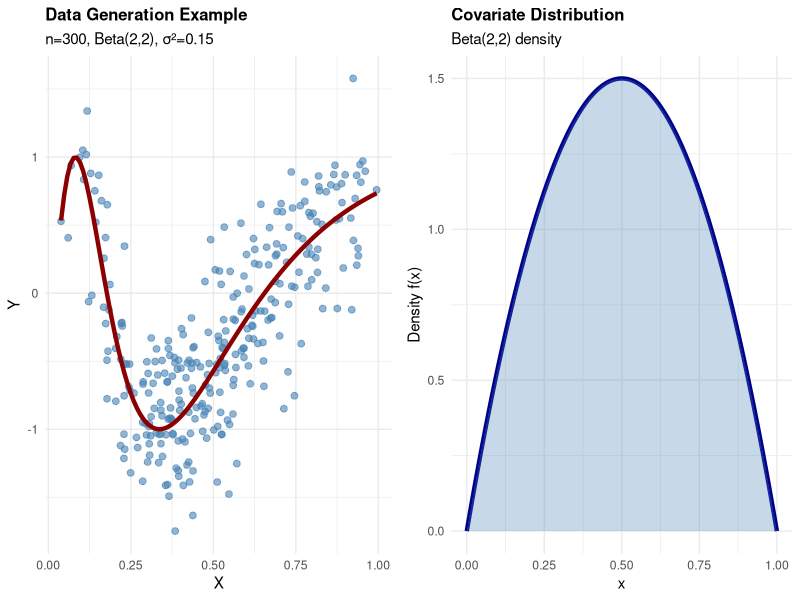
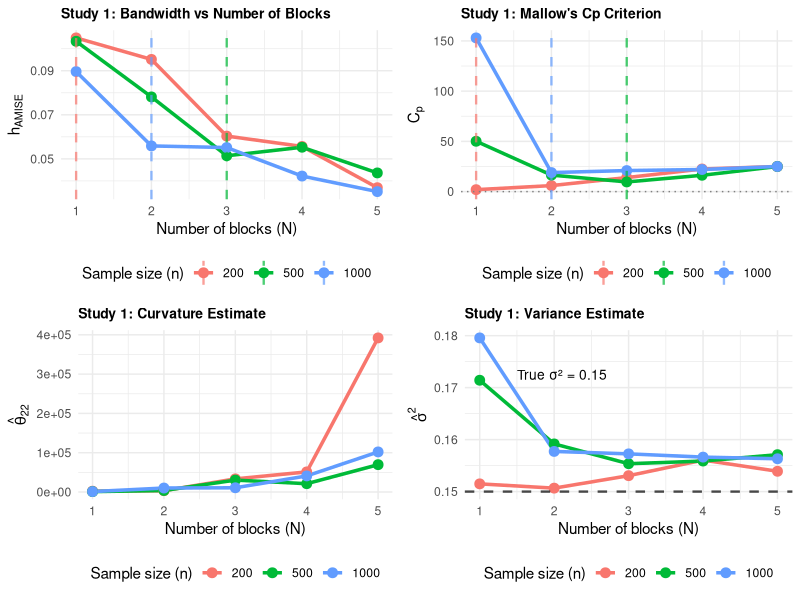
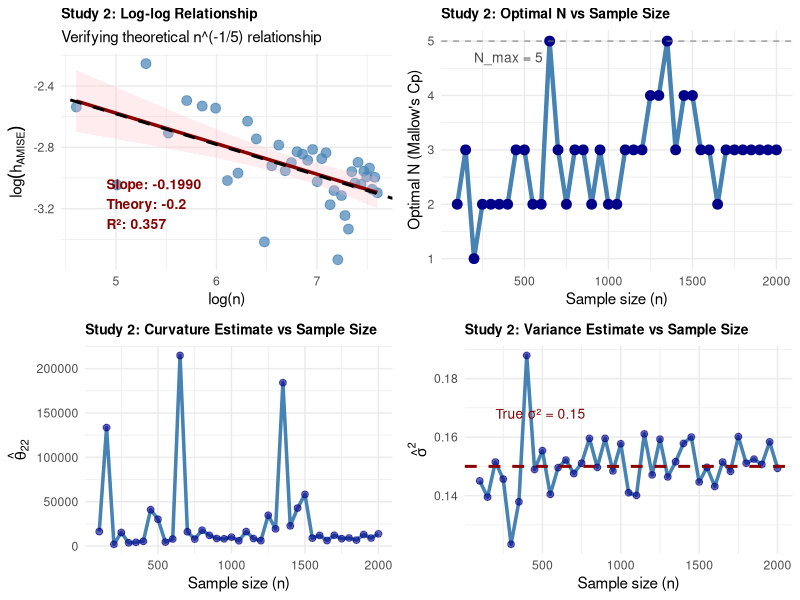
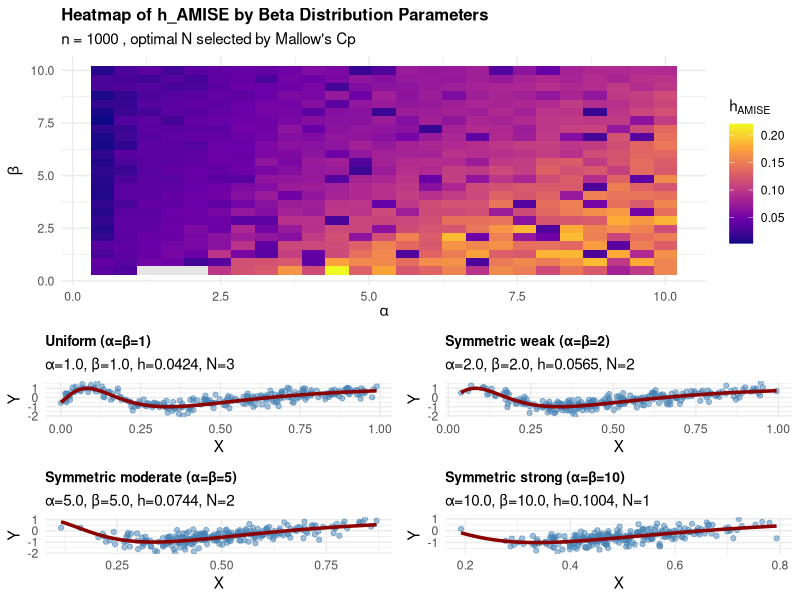

These charts were generated, in order, by the following R code:
## ---- chunk 1
#| echo: false
#| message: false
#| warning: false

library(ggplot2)
library(dplyr)
library(tidyr)
library(gridExtra)
library(knitr)

set.seed(2024)

# True regression function
m_true <- function(x) {
  sin((x/3 + 0.1)^(-1))
}

# Quartic (biweight) kernel
K_quartic <- function(u) {
  ifelse(abs(u) <= 1, (15/16) * (1 - u^2)^2, 0)
}

# Generate data
generate_data <- function(n, alpha = 2, beta = 2, sigma2 = 0.15) {
  if (n < 10) stop("Sample size must be at least 10")
  if (alpha <= 0 || beta <= 0) stop("Beta parameters must be positive")
  if (sigma2 <= 0) stop("Variance must be positive")
  
  X <- rbeta(n, alpha, beta)
  epsilon <- rnorm(n, 0, sqrt(sigma2))
  Y <- m_true(X) + epsilon
  data.frame(X = X, Y = Y)
}

# Block method to estimate theta_22 and sigma^2
block_method <- function(data, N) {
  n <- nrow(data)
  
  if (N < 1) stop("N must be at least 1")
  if (n - 5*N <= 0) stop(paste("N too large: need n - 5*N > 0"))
  
  data <- data[order(data$X), ]
  
  if (N == 1) {
    data$block <- rep(1, n)
  } else {
    data$block <- cut(rank(data$X, ties.method = "first"), 
                      breaks = N, labels = FALSE, include.lowest = TRUE)
  }
  
  theta_22_sum <- 0
  sigma2_sum <- 0
  
  for (j in 1:N) {
    block_data <- data[data$block == j, ]
    n_block <- nrow(block_data)
    
    if (n_block >= 6) {
      model <- lm(Y ~ poly(X, 4, raw = TRUE), data = block_data)
      beta_hat <- coef(model)
      
      X_block <- block_data$X
      Y_block <- block_data$Y
      Y_hat <- fitted(model)
      
      m_j_double_prime <- 2*beta_hat[3] + 6*beta_hat[4]*X_block + 12*beta_hat[5]*X_block^2
      
      theta_22_sum <- theta_22_sum + sum(m_j_double_prime^2)
      sigma2_sum <- sigma2_sum + sum((Y_block - Y_hat)^2)
    }
  }
  
  theta_22_hat <- theta_22_sum / n
  sigma2_hat <- sigma2_sum / (n - 5*N)
  
  list(theta_22 = theta_22_hat, sigma2 = sigma2_hat, RSS = sigma2_sum)
}

# Compute h_AMISE
compute_h_AMISE <- function(n, sigma2_hat, theta_22_hat, support_length = 1) {
  if (theta_22_hat <= 0) theta_22_hat <- abs(theta_22_hat)
  if (sigma2_hat <= 0) sigma2_hat <- abs(sigma2_hat)
  
  n^(-1/5) * (35 * sigma2_hat * support_length / theta_22_hat)^(1/5)
}

# Mallow's Cp for N selection
mallows_cp <- function(data, N_values = NULL) {
  n <- nrow(data)
  N_max <- max(min(floor(n / 20), 5), 1)
  
  if (n - 5*N_max <= 0) N_max <- max(floor((n - 1) / 5), 1)
  if (is.null(N_values)) N_values <- 1:N_max
  
  RSS_values <- numeric(length(N_values))
  
  for (i in seq_along(N_values)) {
    N <- N_values[i]
    if (N >= 1 && N <= N_max && n - 5*N > 0) {
      tryCatch({
        result <- block_method(data, N)
        RSS_values[i] <- result$RSS
      }, error = function(e) {
        RSS_values[i] <- NA
      })
    } else {
      RSS_values[i] <- NA
    }
  }
  
  RSS_N_max <- tryCatch(block_method(data, N_max)$RSS, error = function(e) NA)
  
  if (is.na(RSS_N_max) || RSS_N_max <= 0) {
    return(data.frame(N = N_values, Cp = NA, RSS = RSS_values))
  }
  
  Cp_values <- RSS_values / (RSS_N_max / (n - 5*N_max)) - (n - 10*N_values)
  data.frame(N = N_values, Cp = Cp_values, RSS = RSS_values)
}

# Find optimal N
find_optimal_N <- function(data) {
  n <- nrow(data)
  N_max <- max(min(floor(n / 20), 5), 1)
  
  if (n - 5*N_max <= 0) N_max <- max(floor((n - 1) / 5), 1)
  
  N_values <- 1:N_max
  cp_results <- mallows_cp(data, N_values)
  cp_results <- cp_results[!is.na(cp_results$Cp), ]
  
  if (nrow(cp_results) > 0) {
    return(cp_results$N[which.min(cp_results$Cp)])
  } else {
    return(1)
  }
}
## ---- chunk 2
#| echo: false
#| message: false
#| warning: false
#| fig-width: 12
#| fig-height: 4
#| fig-cap: "Illustrative example of the data generation process and block method. Left: Scatter plot showing data generated from m(x) with Beta(2,2) covariate distribution. The red curve shows the true regression function. Right: Beta(2,2) density function showing the distribution of the covariate X."

set.seed(123)
example_data <- generate_data(n = 300, alpha = 2, beta = 2, sigma2 = 0.15)

p_ex1 <- ggplot(example_data, aes(x = X, y = Y)) +
  geom_point(alpha = 0.6, size = 2, color = "steelblue") +
  stat_function(fun = m_true, color = "darkred", linewidth = 1.5) +
  labs(title = "Data Generation Example",
       subtitle = "n=300, Beta(2,2), σ²=0.15",
       x = "X", y = "Y") +
  theme_minimal() +
  theme(plot.title = element_text(face = "bold", size = 12))

x_seq <- seq(0, 1, length.out = 500)
beta_density <- data.frame(x = x_seq, density = dbeta(x_seq, 2, 2))

p_ex2 <- ggplot(beta_density, aes(x = x, y = density)) +
  geom_line(color = "darkblue", linewidth = 1.5) +
  geom_ribbon(aes(ymin = 0, ymax = density), fill = "steelblue", alpha = 0.3) +
  labs(title = "Covariate Distribution",
       subtitle = "Beta(2,2) density",
       x = "x", y = "Density f(x)") +
  theme_minimal() +
  theme(plot.title = element_text(face = "bold", size = 12))

grid.arrange(p_ex1, p_ex2, ncol = 2)
## ---- chunk 3
#| echo: false
#| message: false
#| warning: false
#| fig-width: 14
#| fig-height: 10
#| fig-cap: "Effect of the number of blocks N on h_AMISE estimation. Top left: h_AMISE vs N for different sample sizes. Top right: Mallow's Cp criterion showing the selection of optimal N. Bottom panels: Evolution of θ̂₂₂ and σ̂² estimates with N. Dashed vertical lines indicate optimal N according to Mallow's Cp."

n_values <- c(200, 500, 1000)
sigma2_true <- 0.15

results_N <- list()
cp_results_all <- list()

for (n_val in n_values) {
  set.seed(42 + n_val)
  data <- generate_data(n_val, alpha = 2, beta = 2, sigma2 = sigma2_true)
  
  N_max <- max(min(floor(n_val / 20), 5), 1)
  N_sequence <- 1:N_max
  
  h_AMISE_values <- numeric(length(N_sequence))
  theta22_values <- numeric(length(N_sequence))
  sigma2_values <- numeric(length(N_sequence))
  
  for (i in seq_along(N_sequence)) {
    N <- N_sequence[i]
    if (n_val - 5*N > 0) {
      tryCatch({
        est <- block_method(data, N)
        h_AMISE_values[i] <- compute_h_AMISE(n_val, est$sigma2, est$theta_22)
        theta22_values[i] <- est$theta_22
        sigma2_values[i] <- est$sigma2
      }, error = function(e) {
        h_AMISE_values[i] <- NA
        theta22_values[i] <- NA
        sigma2_values[i] <- NA
      })
    } else {
      h_AMISE_values[i] <- NA
      theta22_values[i] <- NA
      sigma2_values[i] <- NA
    }
  }
  
  N_opt <- find_optimal_N(data)
  
  cp_data <- mallows_cp(data, N_sequence)
  cp_results_all[[paste0("n=", n_val)]] <- cp_data %>%
    mutate(n = n_val, N_opt = N_opt)
  
  results_N[[paste0("n=", n_val)]] <- data.frame(
    N = N_sequence,
    h_AMISE = h_AMISE_values,
    theta_22 = theta22_values,
    sigma2 = sigma2_values,
    n = n_val,
    N_opt = N_opt
  )
}

df_N <- bind_rows(results_N) %>% filter(!is.na(h_AMISE))
df_cp <- bind_rows(cp_results_all) %>% filter(!is.na(Cp))

p1 <- ggplot(df_N, aes(x = N, y = h_AMISE, color = factor(n), group = n)) +
  geom_line(linewidth = 1.2) +
  geom_point(size = 3) +
  geom_vline(data = df_N %>% group_by(n) %>% slice(1), 
             aes(xintercept = N_opt, color = factor(n)), 
             linetype = "dashed", linewidth = 0.8, alpha = 0.7) +
  labs(title = "Study 1: Bandwidth vs Number of Blocks",
       x = "Number of blocks (N)", 
       y = expression(h[AMISE]),
       color = "Sample size (n)") +
  theme_minimal() +
  theme(legend.position = "bottom", plot.title = element_text(face = "bold", size = 10))

p2 <- ggplot(df_cp, aes(x = N, y = Cp, color = factor(n), group = n)) +
  geom_line(linewidth = 1.2) +
  geom_point(size = 3) +
  geom_hline(yintercept = 0, linetype = "dotted", color = "gray50") +
  geom_vline(data = df_cp %>% group_by(n) %>% slice(1), 
             aes(xintercept = N_opt, color = factor(n)), 
             linetype = "dashed", linewidth = 0.8, alpha = 0.7) +
  labs(title = "Study 1: Mallow's Cp Criterion",
       x = "Number of blocks (N)", 
       y = expression(C[p]),
       color = "Sample size (n)") +
  theme_minimal() +
  theme(legend.position = "bottom", plot.title = element_text(face = "bold", size = 10))

p3 <- ggplot(df_N, aes(x = N, y = theta_22, color = factor(n), group = n)) +
  geom_line(linewidth = 1.2) +
  geom_point(size = 3) +
  labs(title = "Study 1: Curvature Estimate",
       x = "Number of blocks (N)", 
       y = expression(hat(theta)[22]),
       color = "Sample size (n)") +
  theme_minimal() +
  theme(legend.position = "bottom", plot.title = element_text(face = "bold", size = 10))

p4 <- ggplot(df_N, aes(x = N, y = sigma2, color = factor(n), group = n)) +
  geom_line(linewidth = 1.2) +
  geom_point(size = 3) +
  geom_hline(yintercept = sigma2_true, linetype = "dashed", 
             color = "black", linewidth = 0.8, alpha = 0.7) +
  annotate("text", x = 1.5, y = sigma2_true * 1.15, 
           label = paste("True σ² =", sigma2_true), 
           color = "black", size = 3.5, hjust = 0) +
  labs(title = "Study 1: Variance Estimate",
       x = "Number of blocks (N)", 
       y = expression(hat(sigma)^2),
       color = "Sample size (n)") +
  theme_minimal() +
  theme(legend.position = "bottom", plot.title = element_text(face = "bold", size = 10))

grid.arrange(p1, p2, p3, p4, ncol = 2, nrow = 2)
## ---- chunk 4
#| echo: false
#| message: false
#| warning: false
#| fig-width: 14
#| fig-height: 12
#| fig-cap: "Effect of sample size n on h_AMISE. Top: Log-log relationship between n and h_AMISE, with fitted regression line (red) and theoretical slope -1/5 (dashed black line). Middle: Optimal N values selected by Mallow's Cp for each sample size. Bottom: Evolution of θ̂₂₂ and σ̂² estimates with increasing sample size."
#| out-width: "100%"

n_sequence <- seq(100, 2000, by = 50)

results_n <- data.frame(
  n = numeric(),
  h_AMISE = numeric(),
  N_opt = numeric(),
  theta_22 = numeric(),
  sigma2 = numeric()
)

for (n_val in n_sequence) {
  tryCatch({
    set.seed(42 + n_val)
    data <- generate_data(n_val, alpha = 2, beta = 2, sigma2 = sigma2_true)
    N_opt <- find_optimal_N(data)
    
    est <- block_method(data, N_opt)
    h_AMISE <- compute_h_AMISE(n_val, est$sigma2, est$theta_22)
    
    results_n <- rbind(results_n, data.frame(
      n = n_val,
      h_AMISE = h_AMISE,
      N_opt = N_opt,
      theta_22 = est$theta_22,
      sigma2 = est$sigma2
    ))
  }, error = function(e) {})
}

fit <- lm(log(h_AMISE) ~ log(n), data = results_n)
slope_est <- coef(fit)[2]
intercept_est <- coef(fit)[1]
r_squared <- summary(fit)$r.squared

p_log <- ggplot(results_n, aes(x = log(n), y = log(h_AMISE))) +
  geom_point(size = 3, color = "steelblue", alpha = 0.7) +
  geom_smooth(method = "lm", se = TRUE, color = "darkred", 
              linewidth = 1.2, fill = "pink", alpha = 0.3) +
  geom_abline(slope = -1/5, intercept = intercept_est, 
              linetype = "dashed", color = "black", linewidth = 1) +
  annotate("text", x = min(log(results_n$n)) + 0.3, y = min(log(results_n$h_AMISE)) + 0.2,
           label = sprintf("Slope: %.4f\nTheory: -0.2\nR²: %.3f", 
                         slope_est, r_squared),
           hjust = 0, vjust = 0, size = 3.5, color = "darkred", fontface = "bold") +
  labs(title = "Study 2: Log-log Relationship",
       subtitle = "Verifying theoretical n^(-1/5) relationship",
       x = "log(n)", 
       y = expression(log(h[AMISE]))) +
  theme_minimal() +
  theme(plot.title = element_text(face = "bold", size = 10))

p_n_opt <- ggplot(results_n, aes(x = n, y = N_opt)) +
  geom_line(color = "steelblue", linewidth = 1.5) +
  geom_point(size = 3, color = "darkblue") +
  geom_hline(yintercept = 5, linetype = "dashed", color = "gray50", alpha = 0.7) +
  annotate("text", x = 200, y = 4.7,
           label = "N_max = 5", size = 3.5, color = "gray30", hjust = 0) +
  labs(title = "Study 2: Optimal N vs Sample Size",
       x = "Sample size (n)", 
       y = "Optimal N (Mallow's Cp)") +
  theme_minimal() +
  theme(plot.title = element_text(face = "bold", size = 10))

p_theta <- ggplot(results_n, aes(x = n, y = theta_22)) +
  geom_line(color = "steelblue", linewidth = 1.2) +
  geom_point(size = 2, color = "darkblue", alpha = 0.6) +
  labs(title = "Study 2: Curvature Estimate vs Sample Size",
       x = "Sample size (n)", 
       y = expression(hat(theta)[22])) +
  theme_minimal() +
  theme(plot.title = element_text(face = "bold", size = 10))

p_sigma <- ggplot(results_n, aes(x = n, y = sigma2)) +
  geom_line(color = "steelblue", linewidth = 1.2) +
  geom_point(size = 2, color = "darkblue", alpha = 0.6) +
  geom_hline(yintercept = sigma2_true, linetype = "dashed", 
             color = "darkred", linewidth = 1) +
  annotate("text", x = 200, y = sigma2_true * 1.12,
           label = paste("True σ² =", sigma2_true), 
           color = "darkred", size = 3.5, hjust = 0) +
  labs(title = "Study 2: Variance Estimate vs Sample Size",
       x = "Sample size (n)", 
       y = expression(hat(sigma)^2)) +
  theme_minimal() +
  theme(plot.title = element_text(face = "bold", size = 10))

grid.arrange(p_log, p_n_opt, p_theta, p_sigma, ncol = 2, nrow = 2, heights = c(1, 0.9))
## ---- chunk 5
#| echo: false
#| message: false
#| warning: false
#| fig-width: 14
#| fig-height: 12
#| fig-cap: "Comprehensive visualization of Beta distribution effects. Top: Heatmap showing how h_AMISE varies across different (α,β) combinations. Bottom four panels: Sample data and true regression function for selected Beta distributions, showing how data density varies across the support."

n_fixed <- 1000

beta_configs <- list(
  "Uniform (α=β=1)" = c(1, 1),
  "Symmetric weak (α=β=2)" = c(2, 2),
  "Symmetric moderate (α=β=5)" = c(5, 5),
  "Symmetric strong (α=β=10)" = c(10, 10),
  "Right-skewed weak (α<β)" = c(2, 5),
  "Right-skewed strong (α<β)" = c(2, 8),
  "Left-skewed weak (α>β)" = c(5, 2),
  "Left-skewed strong (α>β)" = c(8, 2),
  "U-shaped (α=β<1)" = c(0.5, 0.5)
)

results_beta <- data.frame()

for (config_name in names(beta_configs)) {
  params <- beta_configs[[config_name]]
  set.seed(42 + which(names(beta_configs) == config_name))
  data <- generate_data(n_fixed, params[1], params[2], sigma2_true)
  N_opt <- find_optimal_N(data)
  est <- block_method(data, N_opt)
  h_AMISE <- compute_h_AMISE(n_fixed, est$sigma2, est$theta_22)
  
  results_beta <- rbind(results_beta, data.frame(
    Configuration = config_name,
    alpha = params[1],
    beta = params[2],
    h_AMISE = h_AMISE,
    N_opt = N_opt
  ))
}

kable(results_beta, digits = 4,
      col.names = c("Configuration", "α", "β", "h_{AMISE}", "N_{opt}"))

# Heatmap
alpha_seq <- seq(0.5, 10, length.out = 25)
beta_seq <- seq(0.5, 10, length.out = 25)
grid_results <- expand.grid(alpha = alpha_seq, beta = beta_seq)
grid_results$h_AMISE <- NA

for (i in 1:nrow(grid_results)) {
  tryCatch({
    set.seed(1000 + i)
    data <- generate_data(n_fixed, grid_results$alpha[i], grid_results$beta[i], sigma2_true)
    N_opt <- find_optimal_N(data)
    est <- block_method(data, N_opt)
    grid_results$h_AMISE[i] <- compute_h_AMISE(n_fixed, est$sigma2, est$theta_22)
  }, error = function(e) {
    grid_results$h_AMISE[i] <- NA
  })
}

p_heatmap <- ggplot(grid_results, aes(x = alpha, y = beta, fill = h_AMISE)) +
  geom_tile() +
  scale_fill_viridis_c(option = "plasma", na.value = "gray90") +
  labs(title = "Heatmap of h_AMISE by Beta Distribution Parameters",
       subtitle = paste("n =", n_fixed, ", optimal N selected by Mallow's Cp"),
       x = expression(alpha), y = expression(beta), fill = expression(h[AMISE])) +
  theme_minimal() +
  theme(legend.position = "right", plot.title = element_text(face = "bold", size = 12))

plot_list <- list()
for (i in 1:min(4, nrow(results_beta))) {
  config <- results_beta[i, ]
  set.seed(123)
  data_sample <- generate_data(250, config$alpha, config$beta, sigma2_true)
  
  p_temp <- ggplot(data_sample, aes(x = X, y = Y)) +
    geom_point(alpha = 0.5, size = 1.5, color = "steelblue") +
    stat_function(fun = m_true, color = "darkred", linewidth = 1.2) +
    labs(title = config$Configuration,
         subtitle = sprintf("α=%.1f, β=%.1f, h=%.4f, N=%d", 
                          config$alpha, config$beta, config$h_AMISE, config$N_opt)) +
    theme_minimal() +
    theme(plot.title = element_text(size = 10, face = "bold"))
  
  plot_list[[i]] <- p_temp
}

grid.arrange(p_heatmap, arrangeGrob(grobs = plot_list, ncol = 2), 
             nrow = 2, heights = c(1.2, 1))
